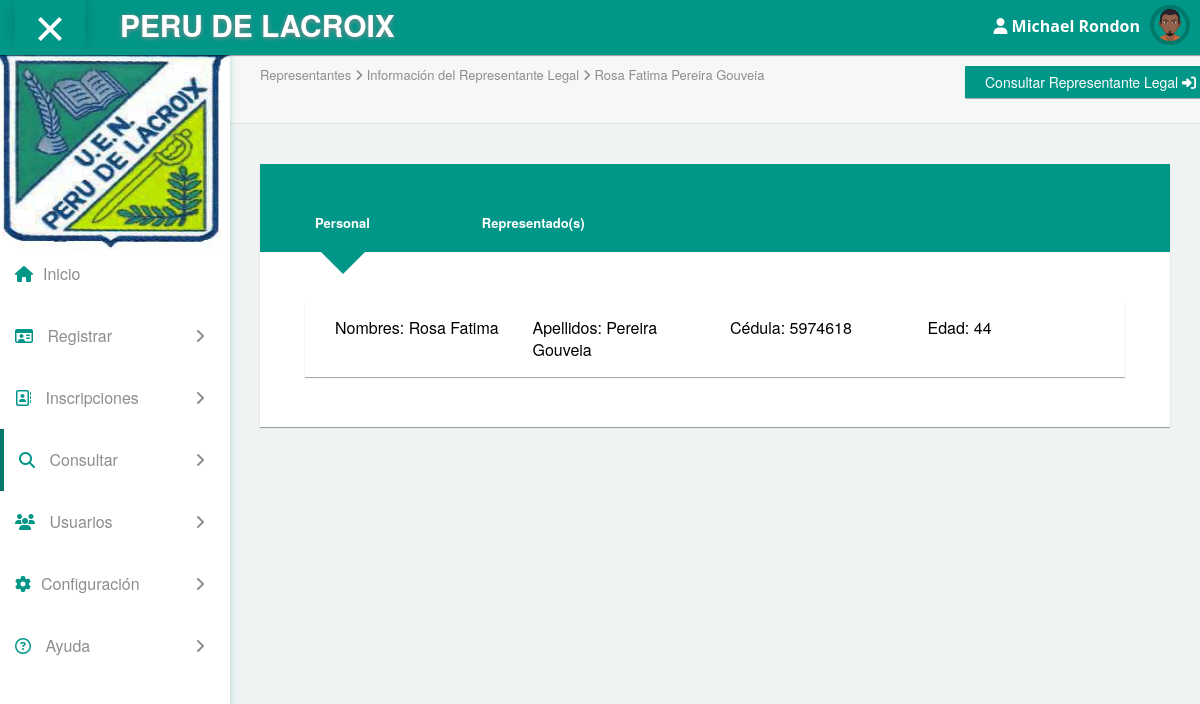
The app's page /?view=representante&mode=VerLegal&id=2 (signed in) with its own data.
### tables this page shows
CREATE TABLE `menu` (
  `id_menu` tinyint(4) NOT NULL,
  `logo` text NOT NULL,
  `nombre` varchar(255) DEFAULT NULL
);

CREATE TABLE `usuario` (
  `id_usuario` int(11) NOT NULL,
  `usuario` varchar(100) NOT NULL,
  `clave` varchar(100) NOT NULL,
  `nombre` varchar(50) NOT NULL,
  `apellido` varchar(50) NOT NULL,
  `id_tipo_usu` int(11) NOT NULL,
  `id_status` int(11) NOT NULL,
  `foto` varchar(255) NOT NULL DEFAULT 'default.png'
);

CREATE TABLE `repre_legal` (
  `id_repre` int(11) NOT NULL,
  `apellidos` varchar(100) NOT NULL,
  `nombres` varchar(100) NOT NULL,
  `edad` varchar(2) DEFAULT NULL,
  `cedula` int(11) NOT NULL,
  `id_status` int(11) NOT NULL
);

### core/bin/functions/Menu.php (called while the page is built, shortened)
<?php
	function Menu(){
		$db=new Conexion();
		$sql=$db->query("SELECT * FROM menu;");
		if($db->rows($sql)>0){
			while($data=$db->recorrer($sql)){
				$_menu[$data['id_menu']]=$data;
			}
		}else{
			$_menu=false;
		}
		return $_menu;
	}
?>

### core/core.php (called while the page is built, shortened)
<?php
	require('core/models/classConexion.php');
	require('core/bin/functions/Users.php');
	require('core/bin/functions/Menu.php');
	$_users=Users();
	$_menu=Menu();
	if(isset($_SESSION['app_id'])){
		require('core/bin/functions/Legal.php');
		$_legal=Legal();
	}
?>

### core/models/classConexion.php (called while the page is built, shortened)
<?php
	class Conexion extends mysqli{
		public function rows($query){
			return mysqli_num_rows($query);
		}
		public function liberar($query){
			return mysqli_free_result($query);
		}
		public function recorrer($query){
			return mysqli_fetch_array($query);
		}
	}
?>

### core/bin/functions/Users.php (called while the page is built, shortened)
<?php
	function Users(){
		$db=new Conexion();
		$sql=$db->query("SELECT * FROM usuario;");
		if($db->rows($sql)>0){
			while($data=$db->recorrer($sql)){
				$users[$data['id_usuario']]=$data;
			}
		}else{
			$users=$_SESSION['users'];
		}
		return $_SESSION['users'];
	}
?>

### core/bin/functions/Legal.php (called while the page is built, shortened)
<?php
	function Legal(){
		$db=new Conexion();
		$sql=$db->query("SELECT * FROM repre_legal ORDER BY cedula;");
		if($db->rows($sql)>0){
			while($data=$db->recorrer($sql)){
				$_legal[$data['id_repre']]=$data;
			}
		}else{
			$_legal=false;
		}
		return $_legal;
	}
?>

### html/representantes/verLegal.php (the view, shortened to what this page needs)
<!DOCTYPE html>
<html>
	<?php
		include(HTML_DIR."overall/header.php");
		?>
		<body>
			<?php
				include(HTML_DIR."overall/menu.php");
			?>
			<div id="content">
				<div class="panel box-shadow-none content-header">
	                <div class="panel-body">
	                    <div class="col-md-9">
	                        <p class="animated fadeInDown">
	                          	Representantes <span class="fa-angle-right fa"></span> Información del Representante Legal <span class="fa-angle-right fa"></span> <?php echo $_legal[$_GET['id']]['nombres']." ".$_legal[$_GET['id']]['apellidos'];?>
	                        </p>
	                    </div>
	                    <div class="col-md-3">
	                        <p class="animated fadeInDown">
	                          <a class="btn btn-teal" href="?view=representante&mode=AllLegal">Consultar Representante Legal <i class="fa fa-sign-in" aria-hidden="true"></i></a>
	                        </p>
	                    </div>
	                </div>
	            </div>
	            <div class="col-md-12">
          			<div class="col-md-12">
                        <div class="col-md-12 tabs-area">
			                <ul id="tabs-demo6" class="nav nav-tabs nav-tabs-v6" role="tablist">
              					<li role="presentation" class="active">
                					<a href="#tabs-demo7-area1" id="tabs-demo6-1" role="tab" data-toggle="tab" aria-expanded="true">Personal</a>
              					</li>
              					<li role="presentation">
                					<a href="#tabs-demo7-area3" id="tabs-demo6-3" role="tab" data-toggle="tab" aria-expanded="false">Representado(s)</a>
              					</li>
            				</ul>
            				<div id="tabsDemo6Content" class="tab-content tab-content-v6 col-md-12">
              					<div role="tabpanel" class="tab-pane fade active in" id="tabs-demo7-area1" aria-labelledby="tabs-demo7-area1">
						            <div class="col-md-12 top-20 padding-0">
						                <div class="col-md-12">
						                    <div class="panel">
						                   		<div class="panel-body">
						                    		<div class="responsive-table" style="color: #000; font-size: 16px;">
						                    			<div class="col-md-3">
						                    				Nombres: <?php echo $_legal[$_GET['id']]['nombres'];?>
						                    			</div>
						                    			<div class="col-md-3">
						                    				Apellidos: <?php echo $_legal[$_GET['id']]['apellidos'];?>
						                    			</div>
						                    			<div class="col-md-3">
						                    				Cédula: <?php echo $_legal[$_GET['id']]['cedula'];?>
						                    			</div>
						                    			<div class="col-md-3">
						                    				Edad: <?php echo $_legal[$_GET['id']]['edad'];?>
						                    			</div>
						                    		</div>
						                  		</div>
						                	</div>
						              	</div>
						            </div>
              					</div>
            				</div>
          				</div>
          			</div>
      			</div>
			</div>
		</body>
</html>

### html/overall/menu.php (shortened to what this page needs)
<nav class="navbar navbar-default header navbar-fixed-top">
    <div class="col-md-12 nav-wrapper">
        <div class="navbar-header" style="width:100%;">
            <div class="opener-left-menu is-open">
                <span class="bottom"></span>
            </div>
            <a href="?view=index" class="navbar-brand">
                <b><?php echo $_menu[1]['nombre'];?></b>
            </a>
            <ul class="nav navbar-nav navbar-right user-nav">
                <li class="user-name"><span><i class="fa fa-user" aria-hidden="true"></i> <?php echo $_users[$_SESSION['app_id']]['nombre']." ".$_users[$_SESSION['app_id']]['apellido'];?></span></li>
                <li class="dropdown avatar-dropdown" style="margin-right: 10px;">
                	<img src="asset/images/<?php echo $_users[$_SESSION['app_id']]['foto'];?>" class="img-circle avatar" alt="user name" data-toggle="dropdown" aria-haspopup="true" aria-expanded="true"/>
                </li>
            </ul>
        </div>
    </div>
</nav>
<div class="container-fluid mimin-wrapper">
    <div id="left-menu">
        <div class="sub-left-menu scroll">
            <ul class="nav nav-list">
                <li><div class="left-bg"><img src="asset/images/<?php echo $_menu[1]['logo'];?>"></div></li>
                <br><br><br><br><br>
                <li id="inicio" class="ripple"><a href="?view=index" class='navegacion'><span class="fa-home fa color-teal"></span>Inicio</a></li>
                <li class="ripple">
                    <a class="tree-toggle nav-header" id="registro">
    	                <span class="fa fa-id-card-o color-teal"></span> Registrar
                        <span class="fa-angle-right fa right-arrow text-right"></span>
                    </a>
                </li>
                <li class="ripple">
                    <a class="tree-toggle nav-header" id="inscripcion">
                        <span class="fa fa-address-book-o color-teal"></span> Inscripciones
                        <span class="fa-angle-right fa right-arrow text-right"></span>
                    </a>
                </li>
                <li class="ripple">
                    <a class="tree-toggle nav-header" id="consulta">
        	            <span class="fa fa-search color-teal"></span> Consultar
                        <span class="fa-angle-right fa right-arrow text-right"></span>
                    </a>
                </li>
                <?php
                    if($_users[$_SESSION['app_id']]['id_tipo_usu']==1){
                        ?>
                            <li class="ripple">
                                <a class="tree-toggle nav-header" id="usuario">
                                    <span class="fa fa-users color-teal"></span> Usuarios
                                    <span class="fa-angle-right fa right-arrow text-right"></span>
                                </a>
                            </li>
                        <?php
                    }
                    if($_users[$_SESSION['app_id']]['id_tipo_usu']==1 || $_users[$_SESSION['app_id']]['id_tipo_usu']==2){
                        ?>
                            <li class="ripple">
                            	<a class="tree-toggle nav-header" id="configuracion">
                            		<span class="fa fa-cog color-teal"></span>Configuración
                            		<span class="fa-angle-right fa right-arrow text-right"></span>
                            	</a>
                            </li>
                        <?php
                    }
                ?>
                <li class="ripple">
                    <a class="tree-toggle nav-header" id="consulta">
                        <span class="fa fa-question-circle-o color-teal"></span> Ayuda
                        <span class="fa-angle-right fa right-arrow text-right"></span>
                    </a>
                </li>
            </ul>
        </div>
    </div>

### records on screen
menu: nombre "PERU DE LACROIX", logo (picture)
usuario: nombre "Michael", apellido "Rondon", foto (picture)
repre_legal: nombres "Rosa Fatima", apellidos "Pereira Gouveia", cedula "5974618", edad "44"
